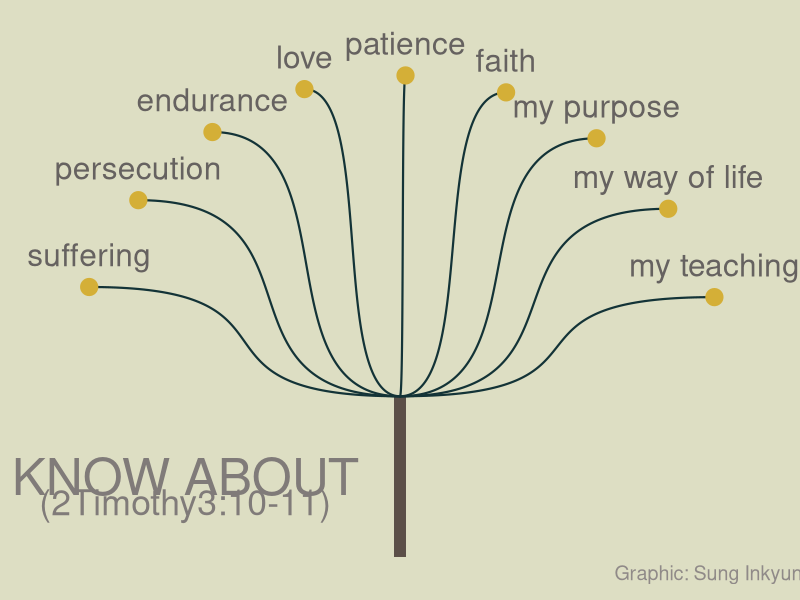

This chart was generated by the following R code:
## ---- chunk 1
knitr::opts_chunk$set(echo = TRUE)
## ---- chunk 2
library(tidyverse)
library(ggforce)
## ---- chunk 3
df <- tibble(
  word = c("my teaching", "my way of life", "my purpose", "faith", "patience", "love", "endurance", "persecution", "suffering"))

## ---- chunk 4
df_word <- df %>% 
  mutate(x = 0,
         xend = rep(cos(seq(0.3141, pi-0.3141, 0.31)), n()/9),
         y = 0,
         yend = rep(sin(seq(0.3141, pi-0.3141, 0.31)), n()/9))
## ---- chunk 5
plot <- df_word %>% 
  ggplot() +
  geom_segment(
    aes(x = 0, xend = 0, y = -0.5, 
        yend = 0,
        size = 10000),
    color = "#5B4F48",
    show.legend = FALSE
  ) +
  geom_diagonal(
    aes(x = 0, y = 0, 
        xend = xend, yend = yend), 
    color = "#133337",
    strength = 0.75, 
    lineend = "round", 
    size = 0.75,
    show.legend = FALSE,
  ) +
  geom_point(aes(xend, yend),
             size = 5.5,
             color = "#d4af37") +
  geom_text(
    aes(x = xend, y = yend, 
        label = word),
    size = 8, 
    vjust = -0.9, 
    color = "#666260"
  ) +
  annotate("text", 
           label = "KNOW ABOUT", 
           x = -0.65, 
           y = -0.25, 
           color = "#807b79", 
           size = 13) +
  annotate("text", 
           label = "(2Timothy3:10-11)", 
           x = -0.65, 
           y = -0.33, 
           color = "#807b79", 
           size = 9) +
  annotate("text",
           label = "Graphic: Sung Inkyung",
           x = .95,
           y = -0.55,
           color = "#908a88",
           size = 5) +
  xlim(c(-1.1, 1.1)) +
  ylim(c(-0.55, 1.15)) +
  scale_size(range = c(0.75, 5)) +
  theme_void() +
  theme(
    plot.background = element_rect(fill = "#dddec3", 
                                   color = NA)
  )

ggsave(here::here("2021", "W50_KnowAbout", "KnowAbout.png"), width = 30, height = 25, units = "cm")

